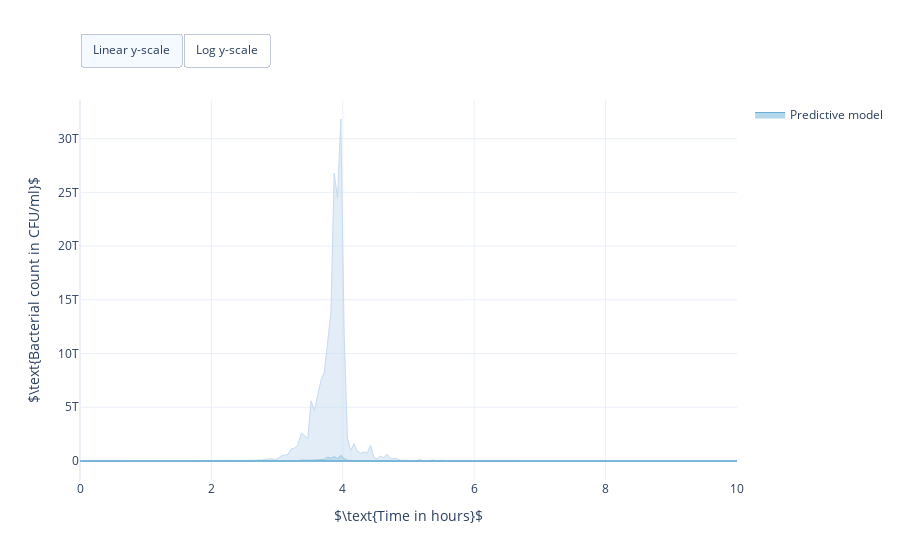

Write notebook code for a chart like this one.
### Markdown cell above
## Prior predictive check

1. Bounds parameters to realistic orders of magnitudes.
2. Checks that parameters within these bounds can lead to feasible bacterial
    count predictions.

### Code cell
# Define prior distribution
log_priors = [
    pints.UniformLogPrior(0, 1E6),      # Initial bacterial count in CFU/ml
    pints.UniformLogPrior(0, 2),        # Death rate in 1/h
    pints.UniformLogPrior(0, 5),        # Growth rate in 1/h
    pints.UniformLogPrior(0, 1E-2),     # Kill rate in ml/ng/h
    pints.UniformLogPrior(0, 5),        # Transition rate to dividing in 1/h
    pints.UniformLogPrior(0, 1E-3),     # Transition rate to non-dividing in ml/ng/h
    pints.UniformLogPrior(0, 3)]        # Sigma log Bacterial count
log_prior = pints.ComposedLogPrior(*log_priors)

# Compose prior predictive model
predictive_model = problem.get_predictive_model(exclude_pop_model=True)
prior_predictive_model = chi.PriorPredictiveModel(
    predictive_model, log_prior)

# Set dosing regimen (dose 10 mg is similar to ID 10)
prior_predictive_model.set_dosing_regimen(dose=10000, start=4, period=6, num=5)

# Sample from prior predictive model
n_samples = 100
times = np.linspace(0, 10, num=200)
samples = prior_predictive_model.sample(times, n_samples)

# Illustrate prior predictive model
fig = chi.plots.PDPredictivePlot()
fig.add_prediction(
    data=samples,
    biomarker='Bacterial count in CFU/ml',
    bulk_probs=[0.3, 0.6, 0.9])
fig.set_axis_labels(
    xlabel=r'$\text{Time in hours}$',
    ylabel=r'$\text{Bacterial count in CFU/ml}$')
fig.show()

### Figure 1 — Plotly figure (JSON) as saved in the notebook; plotly's stock layout.template omitted (floating-point values rounded to 4 significant figures; data arrays with more than 128 entries replaced by an {"elided": "..."} marker saying what was removed)
{"data": [{"fill": "toself", "hoverinfo": "text", "legendgroup": "Model prediction", "line": {"color": "rgb(198,219,239)", "width": 1}, "name": "Predictive model", "showlegend": false, "text": "0.9 Bulk", "type": "scatter", "x": {"elided": "400 float values"}, "y": {"elided": "400 float values"}}, {"fill": "toself", "hoverinfo": "text", "legendgroup": "Model prediction", "line": {"color": "rgb(158,202,225)", "width": 1}, "name": "Predictive model", "showlegend": false, "text": "0.6 Bulk", "type": "scatter", "x": {"elided": "400 float values"}, "y": {"elided": "400 float values"}}, {"fill": "toself", "hoverinfo": "text", "legendgroup": "Model prediction", "line": {"color": "rgb(107,174,214)", "width": 1}, "name": "Predictive model", "showlegend": true, "text": "0.3 Bulk", "type": "scatter", "x": {"elided": "400 float values"}, "y": {"elided": "400 float values"}}], "layout": {"autosize": true, "updatemenus": [{"buttons": [{"args": [{"yaxis.type": "linear"}], "label": "Linear y-scale", "method": "relayout"}, {"args": [{"yaxis.type": "log"}], "label": "Log y-scale", "method": "relayout"}], "direction": "left", "pad": {"r": 0, "t": -10}, "showactive": true, "type": "buttons", "x": 0, "xanchor": "left", "y": 1.15, "yanchor": "top"}], "xaxis": {"title": {"text": "$\\text{Time in hours}$"}}, "yaxis": {"title": {"text": "$\\text{Bacterial count in CFU/ml}$"}}}}
